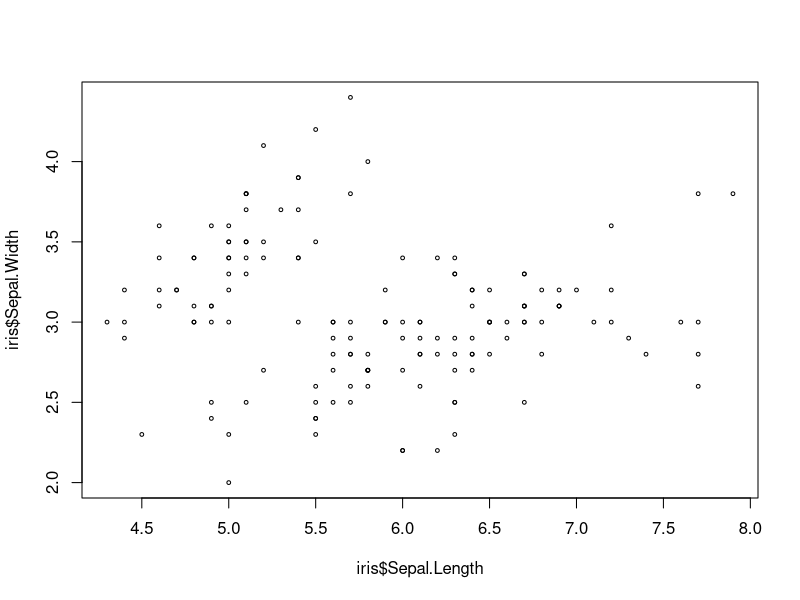

The R source for this figure: (Note: this script raises an error after producing the figure.)
# Compare lattice and plot from base grapics

plot(iris$Sepal.Length, iris$Sepal.Width, cex=0.5)

# plot(x, y)
# xyplot(y ~ x, data = dataset)

# Lattice uses xyplot y ~ x
# The dataframe is split out, so only the columns need to be identified.

xyplot(Sepal.Width ~ Sepal.Length, iris)

# Lattice is better at dealing with additional variables.

# At times, analyzing 2 variables is insufficient.
# Interaction with a third variable might affect the relationship.

# This is possible but gets a bit cumbersome in base graphics.


par(mfrow=c(2,2))
s<-subset(iris, Species=='virginica')
plot(s$Sepal.Length, s$Sepal.Width, cex=0.5)
title(main = "virginica")

# skip a cell.
plot.new()

s<-subset(iris, Species=='setosa')
plot(s$Sepal.Length, s$Sepal.Width, cex=0.5)
title(main = "setosa")
s<-subset(iris, Species=='versicolor')
plot(s$Sepal.Length, s$Sepal.Width, cex=0.5)
title(main = "versicolor")

# Base graphics often requires a number of short function calls
# lattice charts can often be created with a single long call

xyplot(Sepal.Width ~ Sepal.Length | Species, iris)

# y~x | A means display the relationship between variables y and x
# separately for every combination of factor A